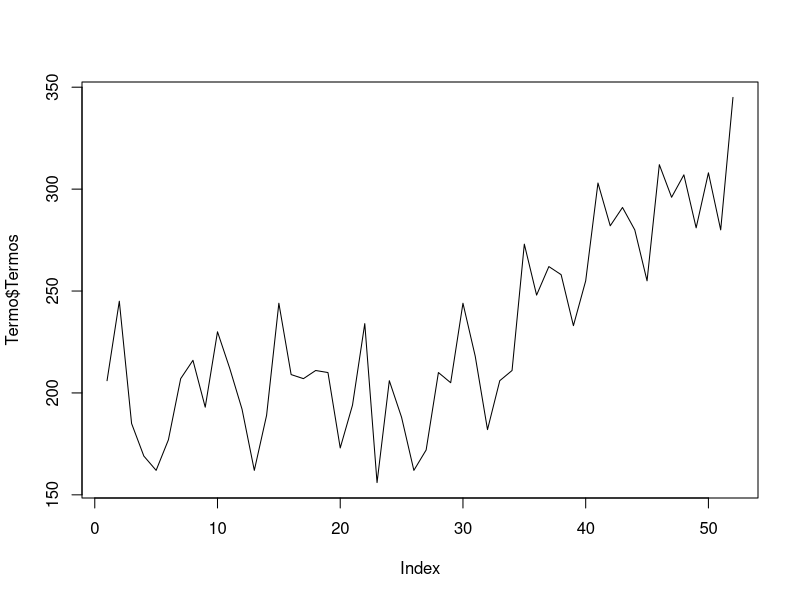
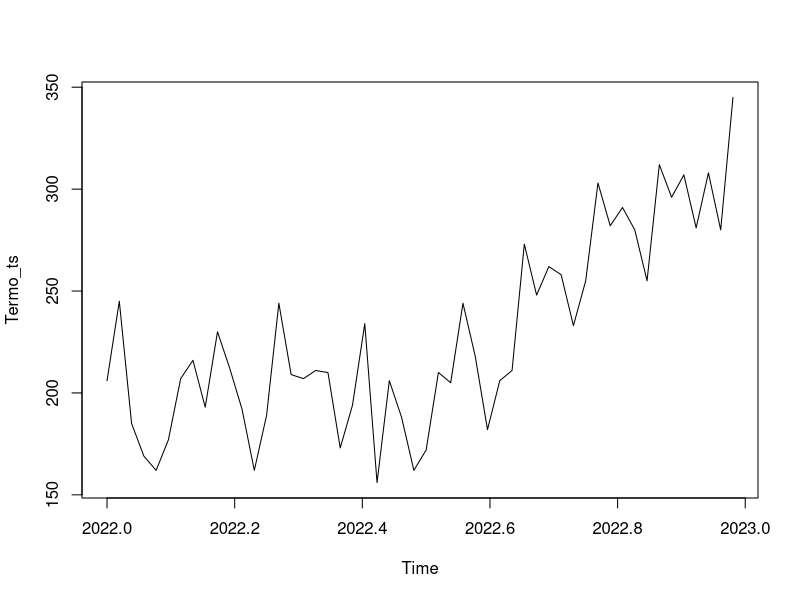
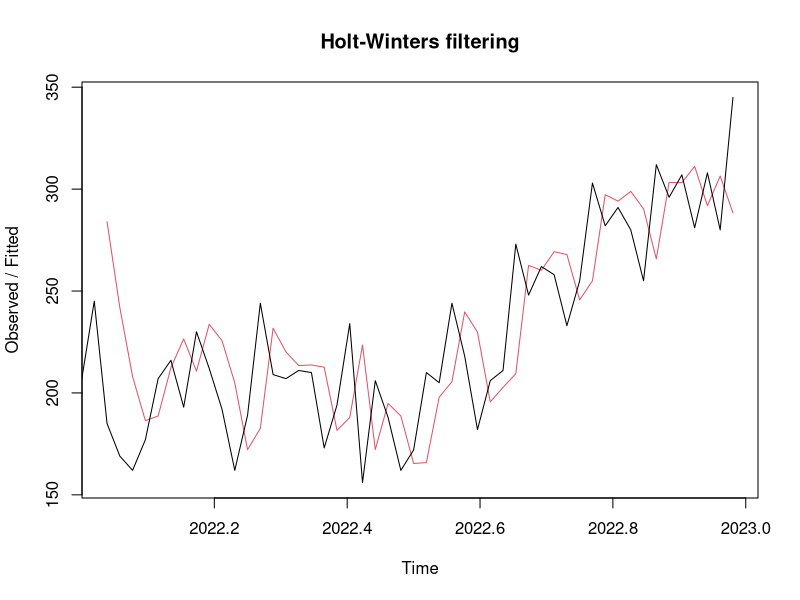
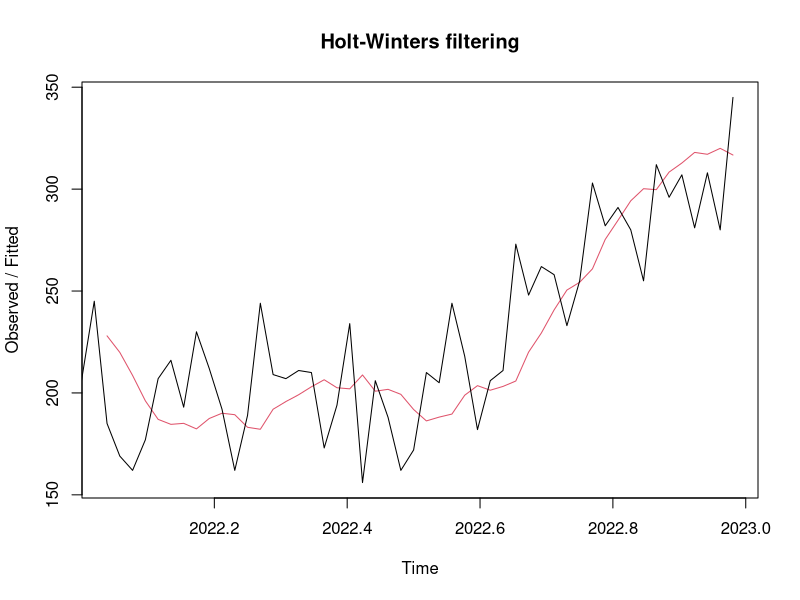

The R source for these figures, in order: (Note: this script raises an error after producing the figures.)
## ---- chunk 1
knitr::opts_chunk$set(echo = TRUE)
## ---- chunk 2
# Install the readxl package
install.packages("readxl")

# Load the readxl package
library(readxl)

## ---- chunk 3

Termo<- read_excel("SeriesHW.xlsx", sheet = "Termostatos")
View(Termo)
names(Termo)[2]<-c("Termos")
plot(Termo$Termos, type="l")
## ---- chunk 4
Termo_ts <-ts(Termo$Termos, start=c(2022,1), frequency=52)
plot(Termo_ts)
## ---- chunk 5
Termo_tshw <-HoltWinters(Termo_ts,gamma=FALSE)
plot(Termo_tshw)
## ---- chunk 6
Termo_tshw$alpha
Termo_tshw$beta
## ---- chunk 7
Termo_tshw2 <-HoltWinters(Termo_ts,gamma=FALSE, alpha = 0.15, beta=0.26, l.start=228, b.start=0)
plot(Termo_tshw2)
## ---- chunk 8
Termo_tshw2$alpha
Termo_tshw2$beta
## ---- chunk 9
Termo_tshw2$SSE

Termo_tshw$SSE
## ---- chunk 10
AIC()
## ---- chunk 11
Termo_tshw3 <-HoltWinters(Termo_ts,gamma=FALSE, alpha = 0.2, beta=0.1, l.start=202, b.start=-0.26)
plot(Termo_tshw3)
## ---- chunk 12
Termo_tshw3$SSE

Termo_tshw2$SSE

Termo_tshw$SSE
## ---- chunk 13
Termo_tshw4 <-HoltWinters(Termo_ts,gamma=FALSE, l.start=202, b.start=-0.26)
plot(Termo_tshw4)
## ---- chunk 14

Termo_tshw4$SSE

Termo_tshw3$SSE

Termo_tshw2$SSE

Termo_tshw$SSE
## ---- chunk 15
# Install the forecast package
install.packages("forecast")

# Load the forecast package
library(forecast)

## ---- chunk 16
Termo_tshw4_fc <- forecast(Termo_tshw4, h=52, level=0.95)
plot(Termo_tshw4_fc)
## ---- chunk 17
Termo_tshw4_fc2 <- forecast(Termo_tshw4, h=8, level=0.95)
plot(Termo_tshw4_fc2)
## ---- chunk 18
Bici <- read_excel("SeriesHW.xlsx", sheet = "Bicicletas")
View(Bici)
plot(Bici$`Ventas trimestrales`, type="l")
bici<-Bici$`Ventas trimestrales`
## ---- chunk 19
Bici_ts <-ts(bici, frequency =4, start =c(2015,1))
Bici_ts 

## ---- chunk 20
plot(Bici_ts)
## ---- chunk 21
Bici_tshw <-HoltWinters(Bici_ts, seasonal = 'multiplicative')
Bici_tshw
## ---- chunk 22

Bici_tshw$alpha
#Para nostros betta es gamma
Bici_tshw$beta

#Para nostros  gamma es delta 
Bici_tshw$gamma
## ---- chunk 23
Bici_tshw$coefficients
## ---- chunk 24
plot(Bici_tshw)
## ---- chunk 25
Bici_tshw_fc <- forecast(Bici_tshw, h=4, level=0.95)
Bici_tshw_fc
## ---- chunk 26
plot(Bici_tshw_fc)
